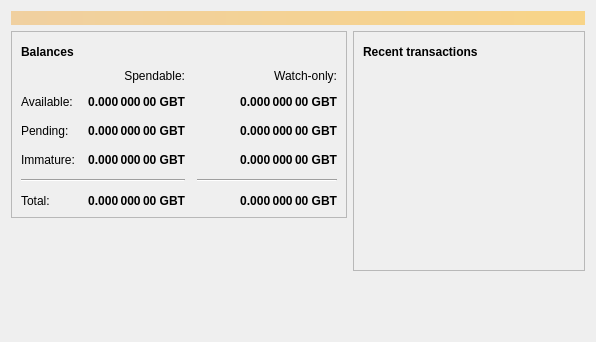
<?xml version="1.0" encoding="UTF-8"?>
<ui version="4.0">
 <class>OverviewPage</class>
 <widget class="QWidget" name="OverviewPage">
  <property name="geometry">
   <rect>
    <x>0</x>
    <y>0</y>
    <width>596</width>
    <height>342</height>
   </rect>
  </property>
  <property name="windowTitle">
   <string>Form</string>
  </property>
  <layout class="QVBoxLayout" name="topLayout">
   <item>
    <widget class="QLabel" name="labelAlerts">
     <property name="visible">
      <bool>false</bool>
     </property>
     <property name="styleSheet">
      <string notr="true">background-color: qlineargradient(x1: 0, y1: 0, x2: 1, y2: 0, stop:0 #F0D0A0, stop:1 #F8D488); color:#000000;</string>
     </property>
     <property name="wordWrap">
      <bool>true</bool>
     </property>
     <property name="margin">
      <number>3</number>
     </property>
    </widget>
   </item>
   <item>
    <layout class="QHBoxLayout" name="horizontalLayout" stretch="1,1">
     <item>
      <layout class="QVBoxLayout" name="verticalLayout_2">
       <item>
        <widget class="QFrame" name="frame">
         <property name="frameShape">
          <enum>QFrame::StyledPanel</enum>
         </property>
         <property name="frameShadow">
          <enum>QFrame::Raised</enum>
         </property>
         <layout class="QVBoxLayout" name="verticalLayout_4">
          <item>
           <layout class="QHBoxLayout" name="horizontalLayout_4">
            <item>
             <widget class="QLabel" name="label_5">
              <property name="font">
               <font>
                <weight>75</weight>
                <bold>true</bold>
               </font>
              </property>
              <property name="text">
               <string>Balances</string>
              </property>
             </widget>
            </item>
            <item>
             <widget class="QPushButton" name="labelWalletStatus">
              <property name="enabled">
               <bool>false</bool>
              </property>
              <property name="maximumSize">
               <size>
                <width>30</width>
                <height>16777215</height>
               </size>
              </property>
              <property name="toolTip">
               <string>The displayed information may be out of date. Your wallet automatically synchronizes with the Gasbit network after a connection is established, but this process has not completed yet.</string>
              </property>
              <property name="text">
               <string/>
              </property>
              <property name="icon">
               <iconset resource="../gasbit.qrc">
                <normaloff>:/icons/warning</normaloff>
                <disabledoff>:/icons/warning</disabledoff>:/icons/warning</iconset>
              </property>
              <property name="iconSize">
               <size>
                <width>24</width>
                <height>24</height>
               </size>
              </property>
              <property name="flat">
               <bool>true</bool>
              </property>
             </widget>
            </item>
            <item>
             <spacer name="horizontalSpacer_3">
              <property name="orientation">
               <enum>Qt::Horizontal</enum>
              </property>
              <property name="sizeHint" stdset="0">
               <size>
                <width>40</width>
                <height>20</height>
               </size>
              </property>
             </spacer>
            </item>
           </layout>
          </item>
          <item>
           <layout class="QGridLayout" name="gridLayout">
            <property name="spacing">
             <number>12</number>
            </property>
            <item row="2" column="2">
             <widget class="QLabel" name="labelWatchPending">
              <property name="font">
               <font>
                <weight>75</weight>
                <bold>true</bold>
               </font>
              </property>
              <property name="cursor">
               <cursorShape>IBeamCursor</cursorShape>
              </property>
              <property name="toolTip">
               <string>Unconfirmed transactions to watch-only addresses</string>
              </property>
              <property name="text">
               <string notr="true">0.000 000 00 GBT</string>
              </property>
              <property name="alignment">
               <set>Qt::AlignRight|Qt::AlignTrailing|Qt::AlignVCenter</set>
              </property>
              <property name="textInteractionFlags">
               <set>Qt::LinksAccessibleByMouse|Qt::TextSelectableByKeyboard|Qt::TextSelectableByMouse</set>
              </property>
             </widget>
            </item>
            <item row="2" column="1">
             <widget class="QLabel" name="labelUnconfirmed">
              <property name="font">
               <font>
                <weight>75</weight>
                <bold>true</bold>
               </font>
              </property>
              <property name="cursor">
               <cursorShape>IBeamCursor</cursorShape>
              </property>
              <property name="toolTip">
               <string>Total of transactions that have yet to be confirmed, and do not yet count toward the spendable balance</string>
              </property>
              <property name="text">
               <string notr="true">0.000 000 00 GBT</string>
              </property>
              <property name="alignment">
               <set>Qt::AlignRight|Qt::AlignTrailing|Qt::AlignVCenter</set>
              </property>
              <property name="textInteractionFlags">
               <set>Qt::LinksAccessibleByMouse|Qt::TextSelectableByKeyboard|Qt::TextSelectableByMouse</set>
              </property>
             </widget>
            </item>
            <item row="3" column="2">
             <widget class="QLabel" name="labelWatchImmature">
              <property name="font">
               <font>
                <weight>75</weight>
                <bold>true</bold>
               </font>
              </property>
              <property name="cursor">
               <cursorShape>IBeamCursor</cursorShape>
              </property>
              <property name="toolTip">
               <string>Mined balance in watch-only addresses that has not yet matured</string>
              </property>
              <property name="text">
               <string notr="true">0.000 000 00 GBT</string>
              </property>
              <property name="alignment">
               <set>Qt::AlignRight|Qt::AlignTrailing|Qt::AlignVCenter</set>
              </property>
              <property name="textInteractionFlags">
               <set>Qt::LinksAccessibleByMouse|Qt::TextSelectableByKeyboard|Qt::TextSelectableByMouse</set>
              </property>
             </widget>
            </item>
            <item row="4" column="0" colspan="2">
             <widget class="Line" name="line">
              <property name="orientation">
               <enum>Qt::Horizontal</enum>
              </property>
             </widget>
            </item>
            <item row="4" column="2">
             <widget class="Line" name="lineWatchBalance">
              <property name="sizePolicy">
               <sizepolicy hsizetype="Preferred" vsizetype="Fixed">
                <horstretch>0</horstretch>
                <verstretch>0</verstretch>
               </sizepolicy>
              </property>
              <property name="minimumSize">
               <size>
                <width>140</width>
                <height>0</height>
               </size>
              </property>
              <property name="orientation">
               <enum>Qt::Horizontal</enum>
              </property>
             </widget>
            </item>
            <item row="5" column="0">
             <widget class="QLabel" name="labelTotalText">
              <property name="text">
               <string>Total:</string>
              </property>
             </widget>
            </item>
            <item row="3" column="1">
             <widget class="QLabel" name="labelImmature">
              <property name="font">
               <font>
                <weight>75</weight>
                <bold>true</bold>
               </font>
              </property>
              <property name="cursor">
               <cursorShape>IBeamCursor</cursorShape>
              </property>
              <property name="toolTip">
               <string>Mined balance that has not yet matured</string>
              </property>
              <property name="text">
               <string notr="true">0.000 000 00 GBT</string>
              </property>
              <property name="alignment">
               <set>Qt::AlignRight|Qt::AlignTrailing|Qt::AlignVCenter</set>
              </property>
              <property name="textInteractionFlags">
               <set>Qt::LinksAccessibleByMouse|Qt::TextSelectableByKeyboard|Qt::TextSelectableByMouse</set>
              </property>
             </widget>
            </item>
            <item row="2" column="3">
             <spacer name="horizontalSpacer_2">
              <property name="orientation">
               <enum>Qt::Horizontal</enum>
              </property>
              <property name="sizeHint" stdset="0">
               <size>
                <width>40</width>
                <height>20</height>
               </size>
              </property>
             </spacer>
            </item>
            <item row="3" column="0">
             <widget class="QLabel" name="labelImmatureText">
              <property name="text">
               <string>Immature:</string>
              </property>
             </widget>
            </item>
            <item row="5" column="1">
             <widget class="QLabel" name="labelTotal">
              <property name="font">
               <font>
                <weight>75</weight>
                <bold>true</bold>
               </font>
              </property>
              <property name="cursor">
               <cursorShape>IBeamCursor</cursorShape>
              </property>
              <property name="toolTip">
               <string>Your current total balance</string>
              </property>
              <property name="text">
               <string notr="true">0.000 000 00 GBT</string>
              </property>
              <property name="alignment">
               <set>Qt::AlignRight|Qt::AlignTrailing|Qt::AlignVCenter</set>
              </property>
              <property name="textInteractionFlags">
               <set>Qt::LinksAccessibleByMouse|Qt::TextSelectableByKeyboard|Qt::TextSelectableByMouse</set>
              </property>
             </widget>
            </item>
            <item row="5" column="2">
             <widget class="QLabel" name="labelWatchTotal">
              <property name="font">
               <font>
                <weight>75</weight>
                <bold>true</bold>
               </font>
              </property>
              <property name="cursor">
               <cursorShape>IBeamCursor</cursorShape>
              </property>
              <property name="toolTip">
               <string>Current total balance in watch-only addresses</string>
              </property>
              <property name="text">
               <string notr="true">0.000 000 00 GBT</string>
              </property>
              <property name="alignment">
               <set>Qt::AlignRight|Qt::AlignTrailing|Qt::AlignVCenter</set>
              </property>
              <property name="textInteractionFlags">
               <set>Qt::LinksAccessibleByMouse|Qt::TextSelectableByKeyboard|Qt::TextSelectableByMouse</set>
              </property>
             </widget>
            </item>
            <item row="0" column="2">
             <widget class="QLabel" name="labelWatchonly">
              <property name="text">
               <string>Watch-only:</string>
              </property>
              <property name="alignment">
               <set>Qt::AlignRight|Qt::AlignTrailing|Qt::AlignVCenter</set>
              </property>
             </widget>
            </item>
            <item row="1" column="0">
             <widget class="QLabel" name="labelBalanceText">
              <property name="text">
               <string>Available:</string>
              </property>
             </widget>
            </item>
            <item row="1" column="1">
             <widget class="QLabel" name="labelBalance">
              <property name="font">
               <font>
                <weight>75</weight>
                <bold>true</bold>
               </font>
              </property>
              <property name="cursor">
               <cursorShape>IBeamCursor</cursorShape>
              </property>
              <property name="toolTip">
               <string>Your current spendable balance</string>
              </property>
              <property name="text">
               <string notr="true">0.000 000 00 GBT</string>
              </property>
              <property name="alignment">
               <set>Qt::AlignRight|Qt::AlignTrailing|Qt::AlignVCenter</set>
              </property>
              <property name="textInteractionFlags">
               <set>Qt::LinksAccessibleByMouse|Qt::TextSelectableByKeyboard|Qt::TextSelectableByMouse</set>
              </property>
             </widget>
            </item>
            <item row="1" column="2">
             <widget class="QLabel" name="labelWatchAvailable">
              <property name="font">
               <font>
                <weight>75</weight>
                <bold>true</bold>
               </font>
              </property>
              <property name="cursor">
               <cursorShape>IBeamCursor</cursorShape>
              </property>
              <property name="toolTip">
               <string>Your current balance in watch-only addresses</string>
              </property>
              <property name="text">
               <string notr="true">0.000 000 00 GBT</string>
              </property>
              <property name="alignment">
               <set>Qt::AlignRight|Qt::AlignTrailing|Qt::AlignVCenter</set>
              </property>
              <property name="textInteractionFlags">
               <set>Qt::LinksAccessibleByMouse|Qt::TextSelectableByKeyboard|Qt::TextSelectableByMouse</set>
              </property>
             </widget>
            </item>
            <item row="2" column="0">
             <widget class="QLabel" name="labelPendingText">
              <property name="text">
               <string>Pending:</string>
              </property>
             </widget>
            </item>
            <item row="0" column="1">
             <widget class="QLabel" name="labelSpendable">
              <property name="text">
               <string>Spendable:</string>
              </property>
              <property name="alignment">
               <set>Qt::AlignRight|Qt::AlignTrailing|Qt::AlignVCenter</set>
              </property>
             </widget>
            </item>
           </layout>
          </item>
         </layout>
        </widget>
       </item>
       <item>
        <spacer name="verticalSpacer">
         <property name="orientation">
          <enum>Qt::Vertical</enum>
         </property>
         <property name="sizeHint" stdset="0">
          <size>
           <width>20</width>
           <height>40</height>
          </size>
         </property>
        </spacer>
       </item>
      </layout>
     </item>
     <item>
      <layout class="QVBoxLayout" name="verticalLayout_3">
       <item>
        <widget class="QFrame" name="frame_2">
         <property name="frameShape">
          <enum>QFrame::StyledPanel</enum>
         </property>
         <property name="frameShadow">
          <enum>QFrame::Raised</enum>
         </property>
         <layout class="QVBoxLayout" name="verticalLayout">
          <item>
           <layout class="QHBoxLayout" name="horizontalLayout_2">
            <item>
             <widget class="QLabel" name="label_4">
              <property name="font">
               <font>
                <weight>75</weight>
                <bold>true</bold>
               </font>
              </property>
              <property name="text">
               <string>Recent transactions</string>
              </property>
             </widget>
            </item>
            <item>
             <widget class="QPushButton" name="labelTransactionsStatus">
              <property name="enabled">
               <bool>false</bool>
              </property>
              <property name="maximumSize">
               <size>
                <width>30</width>
                <height>16777215</height>
               </size>
              </property>
              <property name="toolTip">
               <string>The displayed information may be out of date. Your wallet automatically synchronizes with the Gasbit network after a connection is established, but this process has not completed yet.</string>
              </property>
              <property name="text">
               <string/>
              </property>
              <property name="icon">
               <iconset resource="../gasbit.qrc">
                <normaloff>:/icons/warning</normaloff>
                <disabledoff>:/icons/warning</disabledoff>:/icons/warning</iconset>
              </property>
              <property name="iconSize">
               <size>
                <width>24</width>
                <height>24</height>
               </size>
              </property>
              <property name="flat">
               <bool>true</bool>
              </property>
             </widget>
            </item>
            <item>
             <spacer name="horizontalSpacer">
              <property name="orientation">
               <enum>Qt::Horizontal</enum>
              </property>
              <property name="sizeHint" stdset="0">
               <size>
                <width>40</width>
                <height>20</height>
               </size>
              </property>
             </spacer>
            </item>
           </layout>
          </item>
          <item>
           <widget class="QListView" name="listTransactions">
            <property name="styleSheet">
             <string notr="true">QListView { background: transparent; }</string>
            </property>
            <property name="frameShape">
             <enum>QFrame::NoFrame</enum>
            </property>
            <property name="verticalScrollBarPolicy">
             <enum>Qt::ScrollBarAlwaysOff</enum>
            </property>
            <property name="horizontalScrollBarPolicy">
             <enum>Qt::ScrollBarAlwaysOff</enum>
            </property>
            <property name="selectionMode">
             <enum>QAbstractItemView::NoSelection</enum>
            </property>
           </widget>
          </item>
         </layout>
        </widget>
       </item>
       <item>
        <spacer name="verticalSpacer_2">
         <property name="orientation">
          <enum>Qt::Vertical</enum>
         </property>
         <property name="sizeHint" stdset="0">
          <size>
           <width>20</width>
           <height>40</height>
          </size>
         </property>
        </spacer>
       </item>
      </layout>
     </item>
    </layout>
   </item>
  </layout>
 </widget>
 <resources/>
 <connections/>
</ui>
